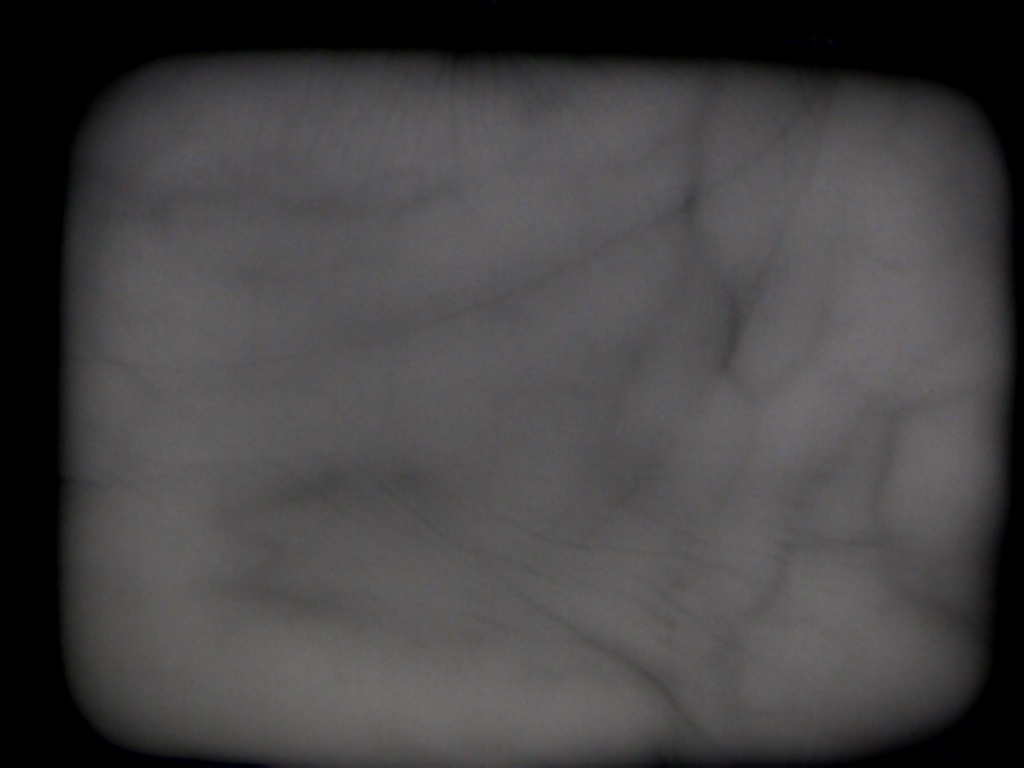
%> input picture experiments/P_o018_L_S3_Nr3.jpg, 1024 x 768 px
$ octave --eval "result = get_finger_shape(imread('../P_o018_L_S3_Nr3.jpg'));"   (GNU Octave 9; MATLAB toolbox functions it lacks are replaced by stand-ins)
%> lines starting %> are read from the running program, lines starting %| are printed output that depends on the picture; in (x1, y1, x2, y2) boxes, pixels count from 0 and x2, y2 are one past the last pixel; in counts of white or black regions, pixels touching at a corner belong together; the program's own positions count from 1
### experiments/fourier_descriptors_conventional/lee_region.m
function [region, edges] = lee_region(img, mask_h, mask_w)
%> called with mask_h = 4, mask_w = 20
% Localise the finger region

% Parameters:
%  img    - Input vascular image
%  mask_h - Height of the mask
%  mask_w - Width of the mask

% Returns:
%  region - Binary mask indicating the finger region
%  edges  - Matrix containing two rows, first row corresponds to the
%           y-positions of the upper finger edge and the second row
%           corresponds to the y-positions of the lower finger edge.

% Reference:
% Finger vein recognition using minutia-based alignment and local binary
%   pattern-based feature extraction
% E.C. Lee, H.C. Lee and K.R. Park
% International Journal of Imaging Systems and Technology
%   Volume 19, Issue 3, September 2009, Pages 175-178
% doi: 10.1002/ima.20193

% Author:  Bram Ton <b.t.ton@alumnus.utwente.nl>
% Date:    20th March 2012
% License: Simplified BSD License

[img_h, img_w] = size(img);
%> img_h = 768; img_w = 1024

% Determine lower half starting point
if mod(img_h,2) == 0
    half_img_h = img_h/2 + 1;
%> half_img_h = 385
else
    half_img_h = ceil(img_h/2);
end

% Construct mask for filtering
mask = zeros(mask_h,mask_w);
mask(1:mask_h/2,:) = -1;
mask(mask_h/2 + 1:end,:) = 1;

% Filter image using mask
img_filt = imfilter(img, mask,'replicate');
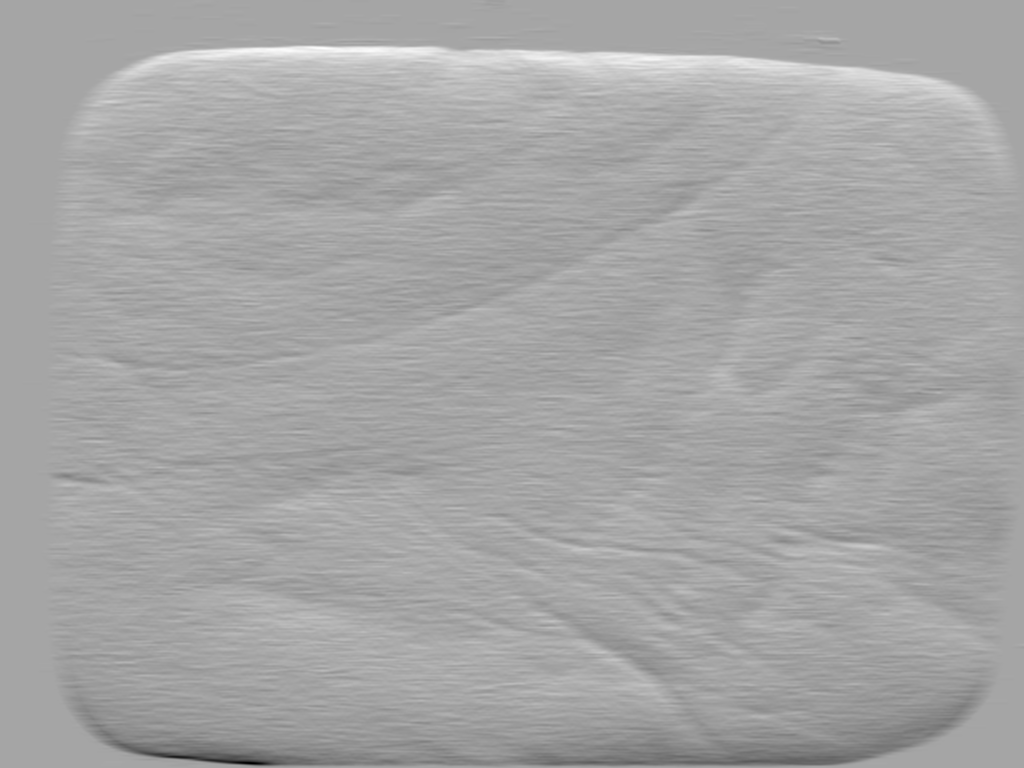
%> img_filt: size 768x1024 double; min -2.48, max 1.35, mean 0.00886; drawn with min black and max white
%
%figure; imshow(img_filt)

% Upper part of filtred image
img_filt_up = img_filt(1:floor(img_h/2),:);
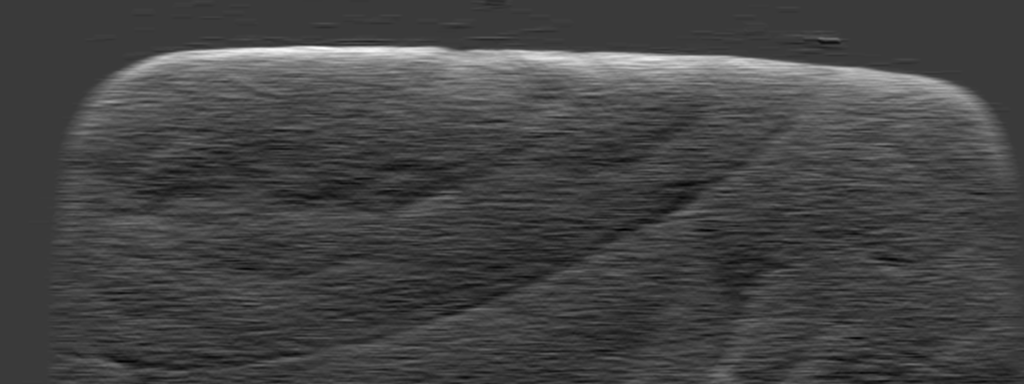
%> img_filt_up: size 384x1024 double; min -0.404, max 1.35, mean 0.0667; drawn with min black and max white
[~, y_up] = max(img_filt_up);
%> y_up = 1024 values, max 382 at index 23, min 1 at index 1, mean 79.95

% Lower part of filtred image
img_filt_lo = img_filt(half_img_h:end,:);
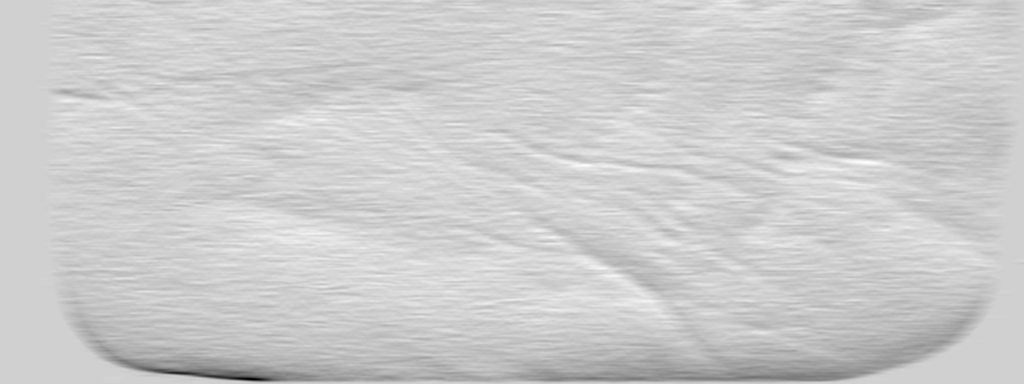
%> img_filt_lo: size 384x1024 double; min -2.48, max 0.549, mean -0.049; drawn with min black and max white
[~,y_lo] = min(img_filt_lo);
%> y_lo = 1024 values, max 380 at index 250, min 1 at index 1, mean 337.5

% Fill region between upper and lower edges
region = zeros(size(img));
for i=1:img_w
    region(y_up(i):y_lo(i)+size(img_filt_lo,1), i) = 1;
end
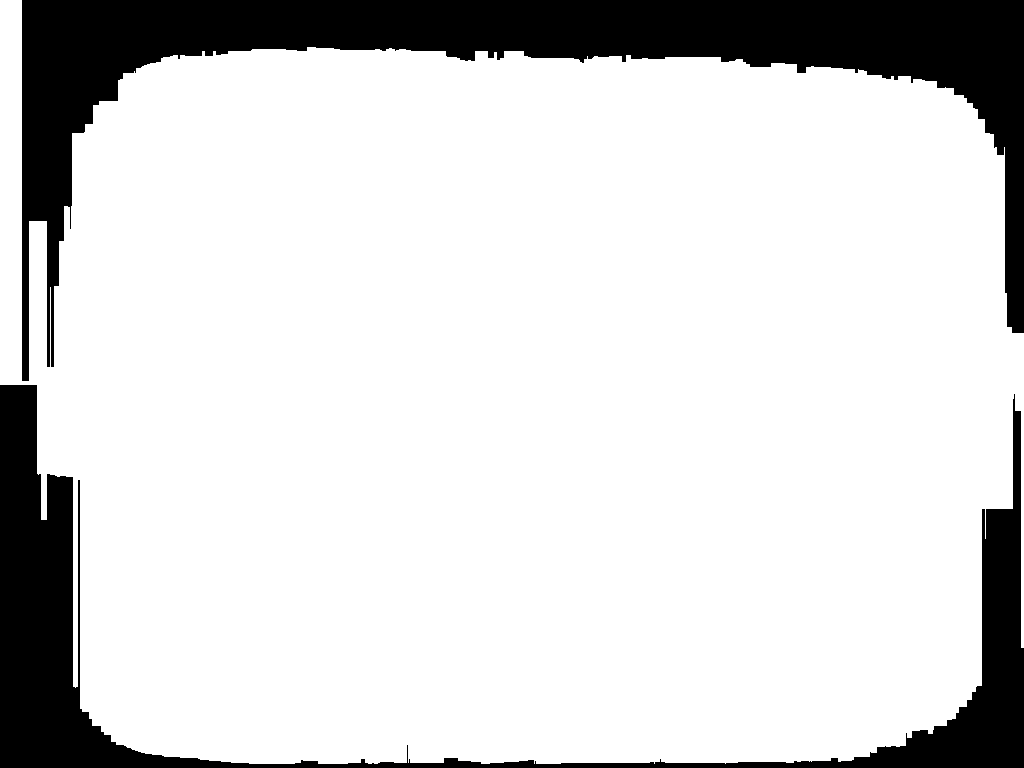
%> region: size 768x1024 double; values 0 (black) and 1 (white), 83.7% white; 2 black regions, box (x1, y1, x2, y2) and area: (22, 0, 1024, 381) 80843, (0, 385, 1024, 768) 47664

% Save y-position of finger edges
edges = zeros(2,img_w);
edges(1,:) = y_up;
edges(2,:) = round(y_lo + size(img_filt_lo,1));

### experiments/fourier_descriptors_conventional/get_finger_shape.m
function [ finger ] = get_finger_shape( image, mask_width, mask_height, verbose )
%UNTITLED Summary of this function goes here
%   Detailed explanation goes here

    if (nargin < 4)
       verbose = 0;
    end

    thresh = 10; % For detecting edges
    k = 20; % Need k for the "find" function

    left_fudge = 0;
    right_fudge = 0;

    image = rgb2gray(image);

    if (verbose)
        figure
        subplot (3,1,1); imshow(image);
    end

    if (nargin < 2)
        % These are values which Bram Ton used and which I found to work as
        % well on the first person (and hopefully all people)
        mask_width = 20;
        mask_height = 4;
    end

    [finger, ~] = lee_region ( im2double(image) , mask_height, mask_width);

    if (verbose)
        subplot (3,1,2); imshow (finger);
    end

    % We need to get rid of the scanner bars at either end of the picture

    col_sums = sum (finger);
%> col_sums = 1024 values, max 716 at index 319, min 4 at index 23, mean 642.5
    derivative = zeros ( length(col_sums) - 1, 1);

    for i = 1:length(col_sums)-1
       derivative(i) = col_sums(i+1) - col_sums(i);
    end
%> after the loop, derivative = 1023 values, max 237 at index 1021, min -381 at index 22, mean -0.0684

    halfway = round(length(derivative)/2);
%> halfway = 512
   % [5 lines of commented-out code are left out]

    left_edge = find ( abs(derivative(1:halfway)) > thresh, k, 'last' ) + left_fudge;
%> left_edge = 20 values from 22 to 408
    right_edge = find ( abs(derivative(halfway:end)) > thresh, k, 'first' ) + halfway - right_fudge;
%> right_edge = [907; 968; 983; 986; 987; 995; 1006; 1008; 1014; 1016; 1022]

    if isempty(left_edge)
       left_edge = 1;
       fprintf ('Left edge was empty');
    end

    if isempty(right_edge)
       right_edge = size(image, 2);
       fprintf ('Right edge was empty');
    end

    left_edge = max(left_edge);
%> left_edge = 408
    right_edge = min (right_edge);
%> right_edge = 907

    finger = finger (:, left_edge:right_edge);
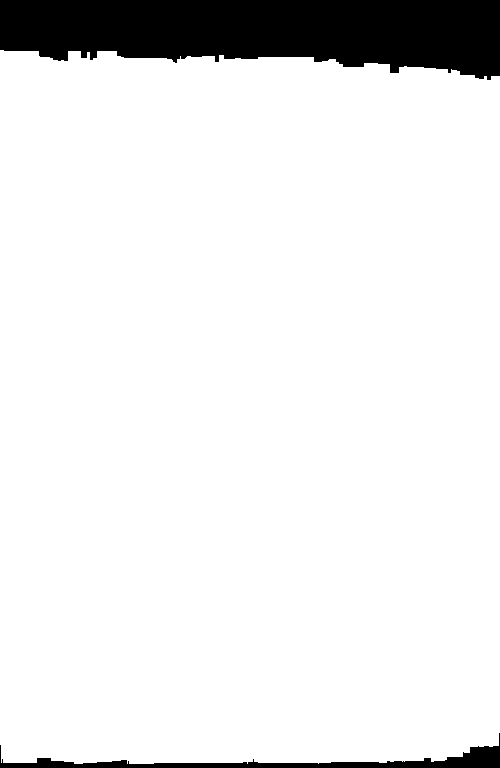
%> finger: size 768x500 double; values 0 (black) and 1 (white), 91.2% white; 2 black regions, box (x1, y1, x2, y2) and area: (0, 0, 500, 80) 30385, (0, 733, 500, 768) 3516

    if (verbose)
        subplot (3,1,3); imshow(finger);
        figure
        plot (derivative)
    end
end
